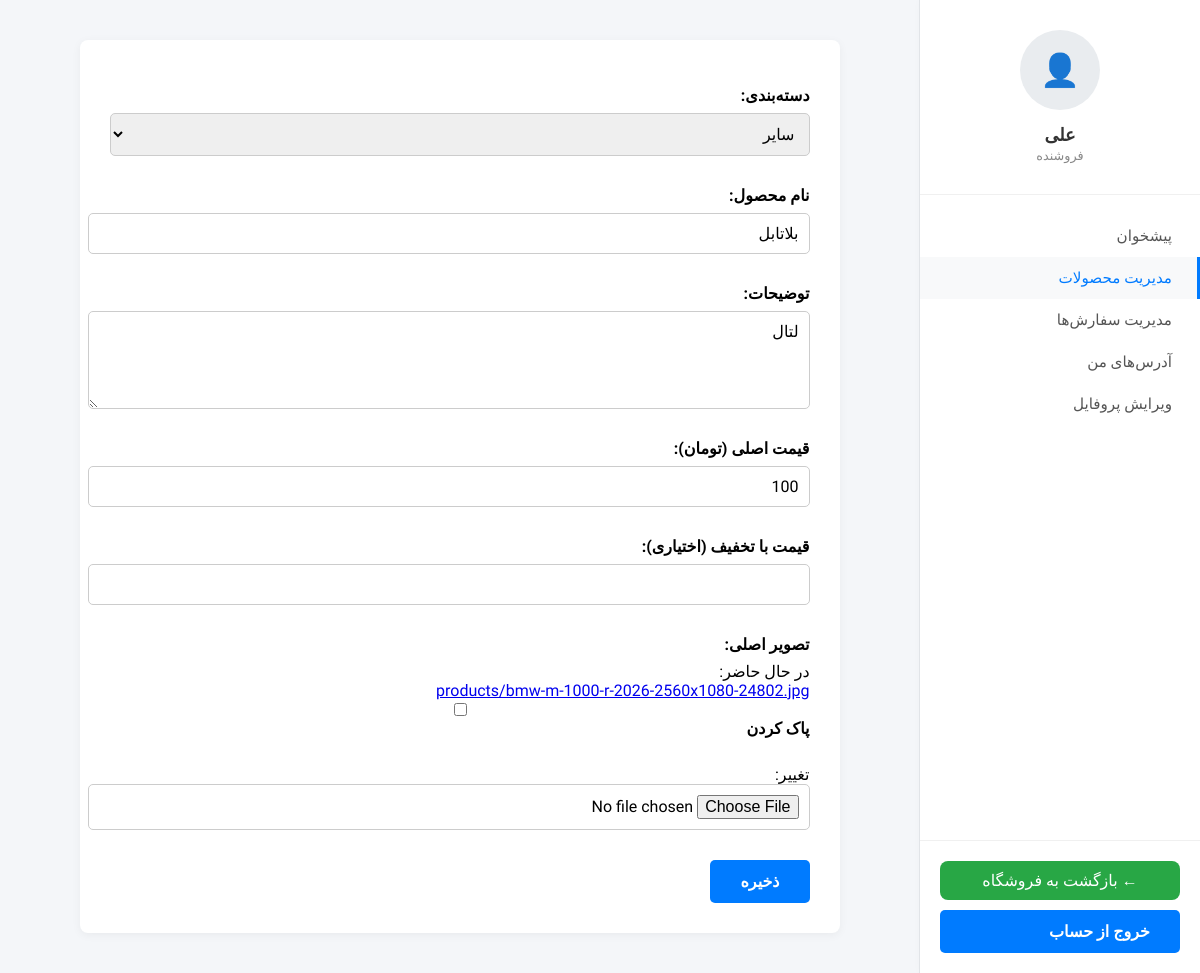
The page /products/seller/10/edit/ (signed in) on the database its author committed.
### products/models.py (models this page shows, shortened)
class Product(models.Model):
    seller = models.ForeignKey(User, on_delete=models.CASCADE, verbose_name="فروشنده")
    name = models.CharField(max_length=200, verbose_name="نام محصول")
    category = models.CharField(max_length=20, choices=CATEGORY_CHOICES, default='other', verbose_name="دسته‌بندی")
    description = models.TextField(verbose_name="توضیحات")
    price = models.DecimalField(max_digits=12, decimal_places=0, verbose_name="قیمت اصلی (تومان)")
    discount_price = models.DecimalField(max_digits=12, decimal_places=0, blank=True, null=True, verbose_name="قیمت با تخفیف (اختیاری)")
    image = models.ImageField(upload_to='products/', blank=True, null=True, verbose_name="تصویر اصلی")
    created_at = models.DateTimeField(auto_now_add=True, verbose_name="تاریخ ایجاد")
    class Meta:
        verbose_name = "محصول"
        verbose_name_plural = "محصولات"
        ordering = ['-created_at']

### products/views.py (the view)
# urls.py: path('seller/<int:pk>/edit/', views.seller_product_update_view, name='seller_product_update'),
@login_required
def seller_product_update_view(request, pk):
    product = get_object_or_404(Product, pk=pk)
    if not (request.user == product.seller):
        messages.error(request, "شما اجازه ویرایش این محصول را ندارید.")
        return redirect('products:seller_product_list')
    if request.method == 'POST':
        form = ProductForm(request.POST, request.FILES, instance=product)
        if form.is_valid():
            form.save()
            messages.success(request, "محصول شما با موفقیت ویرایش شد.")
            return redirect('products:seller_product_list')
    else:
        form = ProductForm(instance=product)
    return render(request, 'products/seller_product_form.html', {'form': form, 'page_title': f'ویرایش محصول: {product.name}'})

### products/forms.py
class ProductForm(forms.ModelForm):
    class Meta:
        model = Product
        fields = ['category', 'name', 'description', 'price', 'discount_price', 'image']
        widgets = {
            'description': forms.Textarea(attrs={'rows': 4}),
            'category': forms.Select(attrs={'class': 'form-control'}),
        }
    def __init__(self, *args, **kwargs):
        super().__init__(*args, **kwargs)
        for field in self.fields:
            self.fields[field].widget.attrs.update({'class': 'form-control', 'style': 'width: 100%; padding: 10px; margin-bottom: 10px; border-radius: 5px; border: 1px solid #ccc;'})

### cart/context_processors.py (called while the page is built)
def cart(request):
    return {'cart': Cart(request)}

### products/templates/products/seller_product_form.html (shortened to what this page needs)
{% extends 'users/dashboard_base.html' %}
{% block content %}
    <div class="form-container">
        <form method="POST" enctype="multipart/form-data">
            {{ form.as_p }}
            <button type="submit">ذخیره</button>
        </form>
    </div>
{% endblock %}

### users/templates/users/dashboard_base.html (shortened to what this page needs)
<!DOCTYPE html>
<html lang="fa" dir="rtl">
<head>
</head>
<body>
    <div class="sidebar">
        <div class="sidebar-header">
            <div class="user-avatar">👤</div>
            <div>
                <h2>{{ user.first_name|default:user.username }}</h2>
                <span style="font-size: 0.8rem; color: #888;">
                    {% if user.profile.is_seller %}فروشنده{% else %}کاربر عادی{% endif %}
                </span>
            </div>
        </div>
        <ul class="sidebar-menu">
            <li><a href="{% url 'dashboard' %}" {% if request.resolver_match.url_name == 'dashboard' %}class="active"{% endif %}>پیشخوان</a></li>
            {% if user.profile.is_seller %}
                <li><a href="{% url 'products:seller_product_list' %}" {% if 'products:' in request.resolver_match.view_name %}class="active"{% endif %}>مدیریت محصولات</a></li>
                <li><a href="{% url 'orders:seller_order_list' %}" {% if 'seller_order' in request.resolver_match.url_name %}class="active"{% endif %}>مدیریت سفارش‌ها</a></li>
            {% else %}
                <li><a href="{% url 'orders:order_list' %}" {% if request.resolver_match.url_name == 'order_list' %}class="active"{% endif %}>سفارش‌های من</a></li>
            {% endif %}
            <li><a href="{% url 'address_list' %}" {% if 'address_' in request.resolver_match.url_name %}class="active"{% endif %}>آدرس‌های من</a></li>
            <li><a href="{% url 'profile_edit' %}" {% if request.resolver_match.url_name == 'profile_edit' %}class="active"{% endif %}>ویرایش پروفایل</a></li>
        </ul>
        <div class="sidebar-footer">
            <a href="{% url 'homepage' %}" class="btn-back-home">← بازگشت به فروشگاه</a>
            <form class="logout-form" method="POST" action="{% url 'logout' %}">
                <button type="submit" class="logout-btn">خروج از حساب</button>
            </form>
        </div>
    </div>
    <div class="main-content">
        <div class="content-container">
            {% block content %}{% endblock %}
        </div>
    </div>
</body>
</html>

### users/templates/users/dashboard_base.html (style rules this page uses)
body { font-family: 'Vazirmatn', sans-serif; margin: 0; background-color: #f4f6f9; display: flex; min-height: 100vh; }
.sidebar { width: 280px; background-color: #ffffff; color: #333; border-left: 1px solid #e1e4e8; flex-shrink: 0; display: flex; flex-direction: column; box-shadow: 2px 0 10px rgba(0,0,0,0.03); transition: all 0.3s ease; }
.sidebar-header { padding: 30px 20px; text-align: center; border-bottom: 1px solid #f0f0f0; }
.user-avatar { width: 80px; height: 80px; background-color: #e9ecef; border-radius: 50%; margin: 0 auto 15px; display: flex; align-items: center; justify-content: center; font-size: 2rem; color: #adb5bd; }
.sidebar h2 { margin: 0; font-size: 1.1rem; color: #333; }
.sidebar-menu { list-style: none; padding: 20px 0; margin: 0; flex-grow: 1; }
.sidebar-menu li a, .logout-btn { display: flex; align-items: center; padding: 12px 25px; color: #555; text-decoration: none; transition: all 0.2s; font-weight: 500; font-size: 0.95rem; border-right: 3px solid transparent; }
.sidebar-menu li a:hover, .sidebar-menu li a.active { background-color: #f8f9fa; color: #007bff; border-right-color: #007bff; }
.sidebar-footer { padding: 20px; border-top: 1px solid #f0f0f0; }
.btn-back-home { display: block; width: 100%; text-align: center; padding: 10px; background-color: #28a745; color: white !important; border-radius: 8px; margin-bottom: 10px; box-sizing: border-box; text-decoration: none; }
.logout-form { margin: 0; }
.logout-btn { width: 100%; background: none; border: none; cursor: pointer; color: #dc3545; font-family: inherit; font-size: 0.95rem; text-align: right; }
.main-content { flex-grow: 1; padding: 40px; overflow-y: auto; }
.content-container { max-width: 1000px; margin: 0 auto; }

### products/templates/products/seller_product_form.html (style rules this page uses)
.form-container { background: white; padding: 30px; border-radius: 8px; box-shadow: 0 2px 10px rgba(0,0,0,0.05); max-width: 700px; margin: auto; }
form p { display: flex; flex-direction: column; margin-bottom: 20px; }
form label { margin-bottom: 8px; font-weight: 600; }
.form-control { padding: 12px; border: 1px solid #ccc; border-radius: 5px; font-family: inherit; font-size: 1rem; }
button[type="submit"] { padding: 12px 30px; background-color: #007bff; color: white; border: none; border-radius: 5px; cursor: pointer; font-size: 1rem; font-weight: 600; }

### rows shown on the page
Product: category "سایر", name "بلاتابل", description "لتال", price "100"

### other values the page prints
{{ user.first_name|default:user.username }} "علی"
